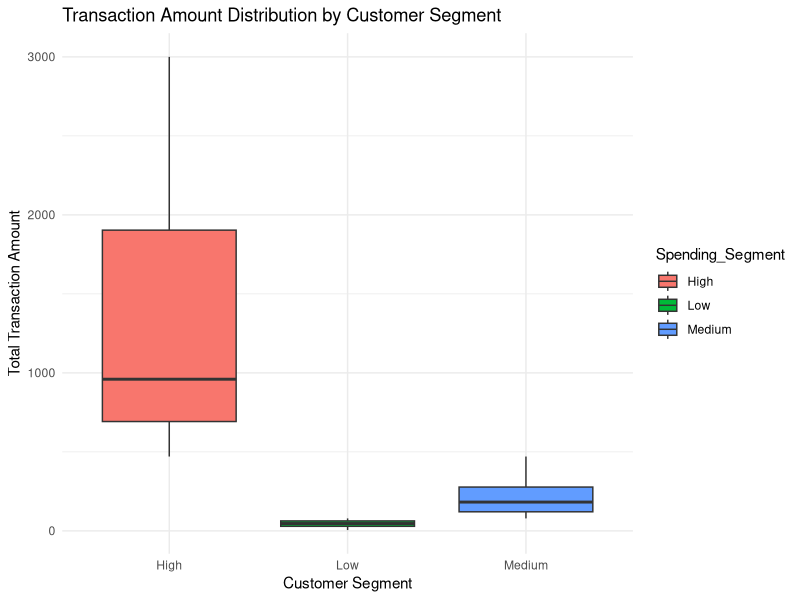
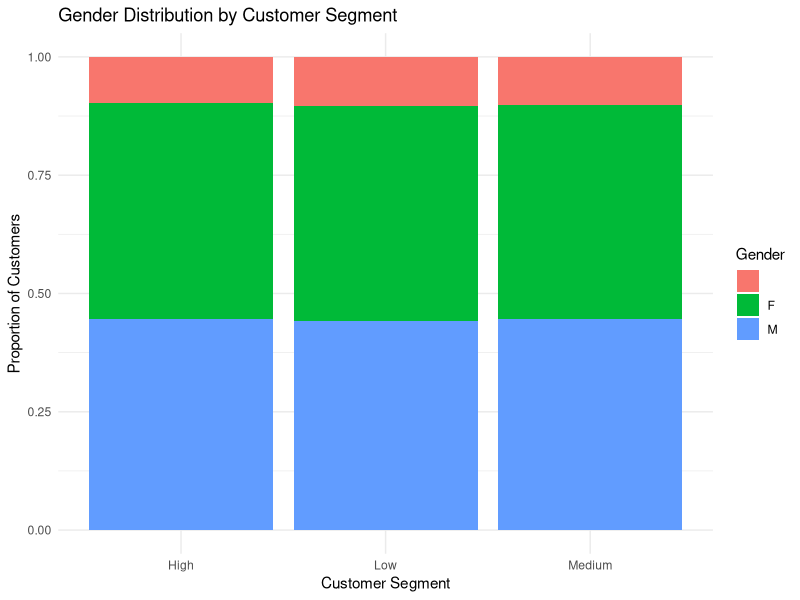
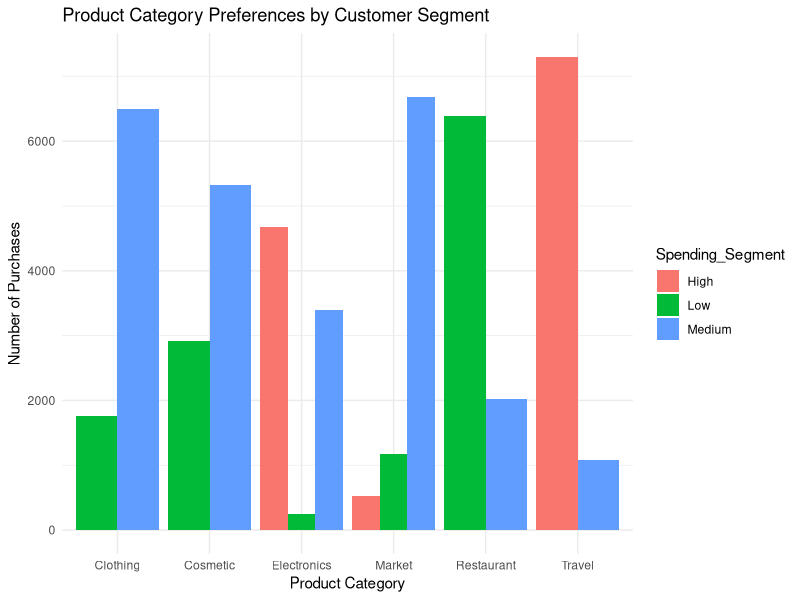

R code for these plots, in order:
# Load necessary libraries
library(dplyr)
library(ggplot2)

setwd("/Users/suryareddy/Desktop/Data_Analyst_Projects/Customer_Segmentation/")
# Load the dataset
data <- read.csv("customer_data.csv")

# Check the structure of the dataset
str(data)

# 1. Calculate the total transaction amount for each customer
customer_spending <- data %>%
  group_by(Customer.ID, Gender, Age) %>%
  summarise(Total_Transaction_Amount = sum(Transaction.Amount, na.rm = TRUE),
            Transaction_Count = n()) %>%
  ungroup()

# 2. Segment customers into low, medium, and high-value groups based on their total spending
# We'll use quantiles to segment the customers
customer_spending <- customer_spending %>%
  mutate(Spending_Segment = case_when(
    Total_Transaction_Amount >= quantile(Total_Transaction_Amount, 0.75) ~ "High",
    Total_Transaction_Amount >= quantile(Total_Transaction_Amount, 0.25) ~ "Medium",
    TRUE ~ "Low"
  ))

# Print the customer segments summary
print(customer_spending)

# 3. Analyze demographics and behavior by segment
segment_summary <- customer_spending %>%
  group_by(Spending_Segment) %>%
  summarise(
    Avg_Age = mean(Age, na.rm = TRUE),
    Gender_Distribution = list(table(Gender)),
    Avg_Transaction_Amount = mean(Total_Transaction_Amount, na.rm = TRUE),
    Avg_Transaction_Count = mean(Transaction_Count, na.rm = TRUE)
  )

# Print the segment summary
print(segment_summary)

# 4. Analyze product preferences by segment
product_preferences <- data %>%
  inner_join(customer_spending, by = "Customer.ID") %>%
  group_by(Spending_Segment, Category) %>%
  summarise(Category_Count = n()) %>%
  arrange(desc(Category_Count))

# Print the product preferences summary
print(product_preferences)

# 5. Visualization: Transaction amount distribution by segment
ggplot(customer_spending, aes(x = Spending_Segment, y = Total_Transaction_Amount, fill = Spending_Segment)) +
  geom_boxplot() +
  labs(title = "Transaction Amount Distribution by Customer Segment",
       x = "Customer Segment",
       y = "Total Transaction Amount") +
  theme_minimal()

# 6. Visualization: Gender distribution by segment
ggplot(customer_spending, aes(x = Spending_Segment, fill = Gender)) +
  geom_bar(position = "fill") +
  labs(title = "Gender Distribution by Customer Segment",
       x = "Customer Segment",
       y = "Proportion of Customers") +
  theme_minimal()

# 7. Visualization: Product category preferences by customer segment
ggplot(product_preferences, aes(x = Category, y = Category_Count, fill = Spending_Segment)) +
  geom_bar(stat = "identity", position = "dodge") +
  labs(title = "Product Category Preferences by Customer Segment",
       x = "Product Category",
       y = "Number of Purchases") +
  theme_minimal()

